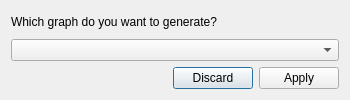
<?xml version="1.0" encoding="UTF-8"?>
<ui version="4.0">
 <class>DialogWindow</class>
 <widget class="QDialog" name="DialogWindow">
  <property name="geometry">
   <rect>
    <x>0</x>
    <y>0</y>
    <width>350</width>
    <height>100</height>
   </rect>
  </property>
  <property name="windowTitle">
   <string>Dialog</string>
  </property>
  <property name="windowIcon">
   <iconset theme="xc"/>
  </property>
  <property name="sizeGripEnabled">
   <bool>false</bool>
  </property>
  <layout class="QGridLayout" name="gridLayout">
   <item row="0" column="0" colspan="2">
    <widget class="QLabel" name="label">
     <property name="text">
      <string>Which graph do you want to generate?</string>
     </property>
    </widget>
   </item>
   <item row="1" column="0" colspan="2">
    <widget class="QComboBox" name="comboBox">
     <property name="toolTip">
      <string>Choose an option</string>
     </property>
     <property name="toolTipDuration">
      <number>1</number>
     </property>
     <property name="currentText">
      <string/>
     </property>
    </widget>
   </item>
   <item row="2" column="1">
    <widget class="QDialogButtonBox" name="buttonBoxApplyDiscard">
     <property name="orientation">
      <enum>Qt::Horizontal</enum>
     </property>
     <property name="standardButtons">
      <set>QDialogButtonBox::Apply|QDialogButtonBox::Discard</set>
     </property>
    </widget>
   </item>
  </layout>
 </widget>
 <resources/>
 <connections>
  <connection>
   <sender>buttonBoxApplyDiscard</sender>
   <signal>accepted()</signal>
   <receiver>DialogWindow</receiver>
   <slot>accept()</slot>
   <hints>
    <hint type="sourcelabel">
     <x>248</x>
     <y>254</y>
    </hint>
    <hint type="destinationlabel">
     <x>157</x>
     <y>274</y>
    </hint>
   </hints>
  </connection>
  <connection>
   <sender>buttonBoxApplyDiscard</sender>
   <signal>rejected()</signal>
   <receiver>DialogWindow</receiver>
   <slot>reject()</slot>
   <hints>
    <hint type="sourcelabel">
     <x>316</x>
     <y>260</y>
    </hint>
    <hint type="destinationlabel">
     <x>286</x>
     <y>274</y>
    </hint>
   </hints>
  </connection>
 </connections>
</ui>
